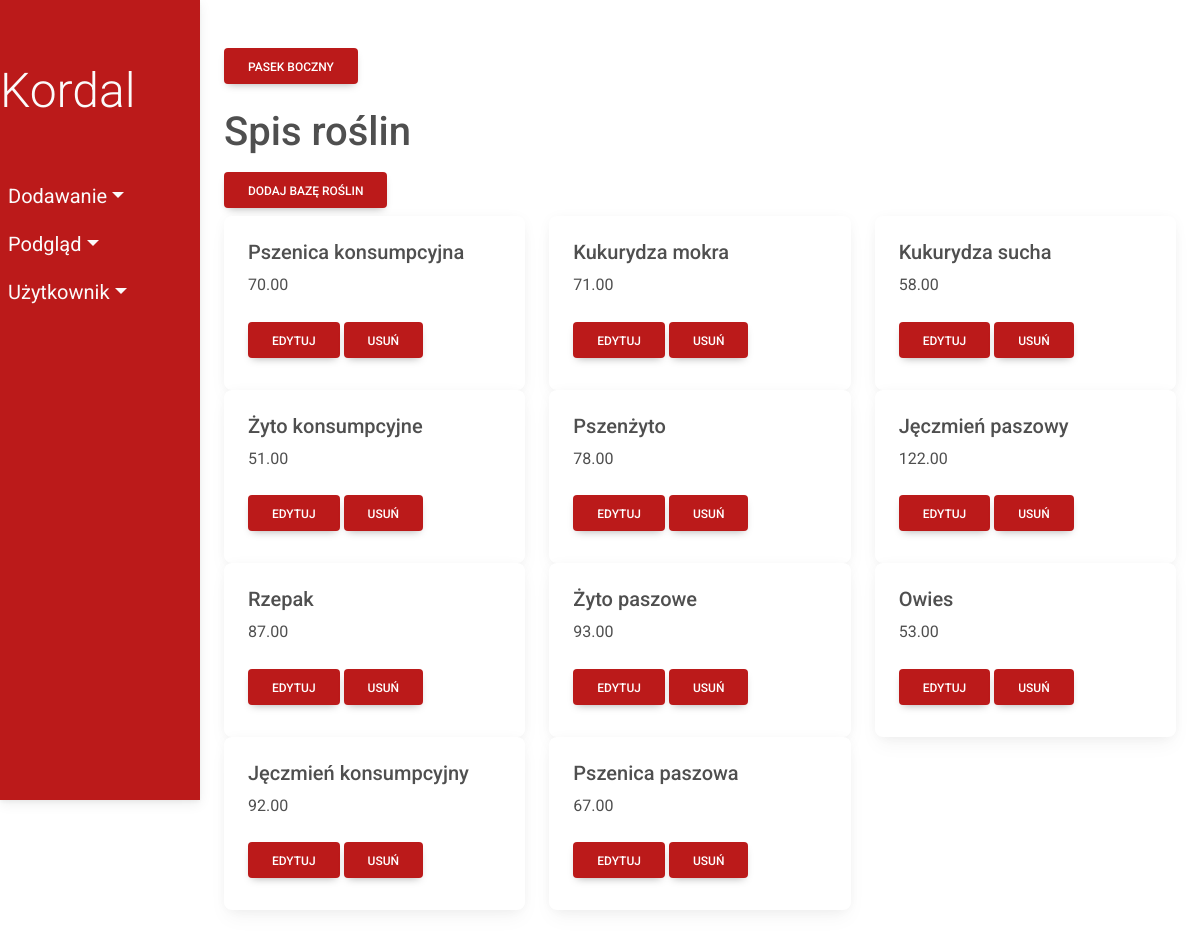
The page /plants/ on the database its author committed.
### fields/models.py (models this page shows, shortened)
class Plant(models.Model):
    plant_name = models.CharField(max_length=50)
    seed_price = models.DecimalField(max_digits=10, decimal_places=2)
    class Meta:
        db_table = 'Plant'

### fields/views/viewsPlant.py (the view)
# urls.py: path('plants/', viewsPlant.show_plants,
def show_plants(request):
    plants = Plant.objects.all()
    return render(request, 'fields/show/plant.html', {'plants': plants})

### fields/templates/fields/show/plant.html
{% extends 'fields/index.html' %}
      {% block content %}
      <h1>Spis roślin</h1>
      <a href="{% url 'add-plants-auto' %}" class="btn my-2 menu-btn">Dodaj bazę roślin</a>
      <div class="row">
        {% for plant in plants %}
        <div class="col-sm-4">
          <div class="card">
            <div class="card-body">
              <h5 class="card-title">{{ plant.plant_name}}</h5>
              <p class="card-text">{{ plant.seed_price}}</p>
              <a href="update/{{plant.id}}" class="btn my-2 menu-btn">Edytuj</a>
              <a href="delete/{{plant.id}}" class="btn my-2 menu-btn">Usuń</a>
            </div>
          </div>
        </div>
        {% endfor %}
      </div>
    {% endblock %}

### fields/static/css/style.css (style rules this page uses)
* { margin: 0; padding: 0; box-sizing: border-box; }
:root { --nav-bg: #bb1a1a; --dropdown-bg: #cc2b2b }
body { min-height: 100vh; background-color: #fff; }
.menu-btn { background-color: var(--nav-bg); color:#fff }

### rows shown on the page
Plant: plant_name "Pszenica konsumpcyjna", seed_price "70.00"
Plant: plant_name "Kukurydza mokra", seed_price "71.00"
Plant: plant_name "Kukurydza sucha", seed_price "58.00"
Plant: plant_name "Żyto konsumpcyjne", seed_price "51.00"
Plant: plant_name "Pszenżyto", seed_price "78.00"
Plant: plant_name "Jęczmień paszowy", seed_price "122.00"
Plant: plant_name "Rzepak", seed_price "87.00"
Plant: plant_name "Żyto paszowe", seed_price "93.00"
Plant: plant_name "Owies", seed_price "53.00"
Plant: plant_name "Jęczmień konsumpcyjny", seed_price "92.00"
Plant: plant_name "Pszenica paszowa", seed_price "67.00"
